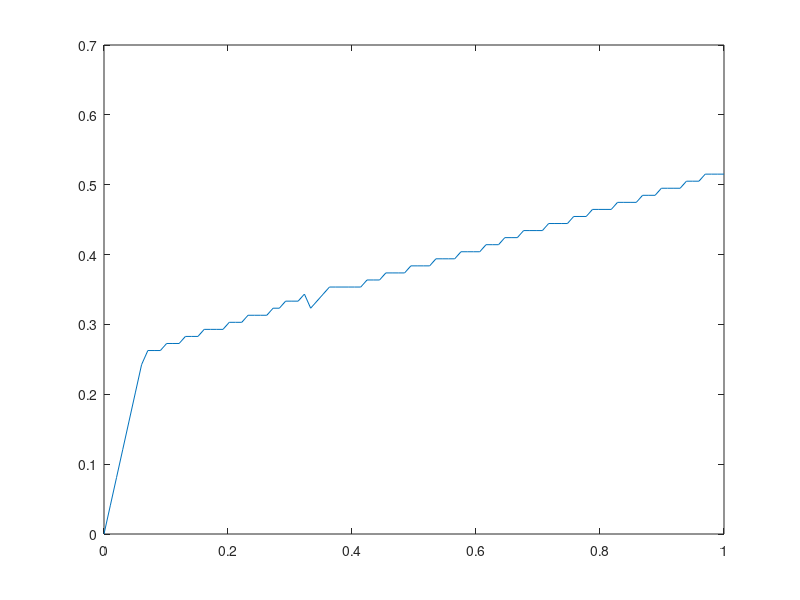

The MATLAB source for this figure:
clear 
clc
a = 1;
A = 4;
beta = 0.9;

k_lower = 0;
k_bar = 1/a;

N = 100;
X = linspace(k_lower,k_bar,N);

% dont need that big of a value funciton :), this is your "guess"
V = zeros(N, 1);
policy = zeros(N,1);
Iterations = 10;
for m = 1:Iterations
    % F can be as big as you had it, but it doesnt need to be.
    % it is the temporary matrix searching for a max. It is re made
    % every iteration. It can be zeros too. 
    F = zeros(N,1);
    for i = 1:N
         k = X(i);   %k is current capital
    for j = 1:N;
            k_next = X(j);    %k_next is next period's capital
            
            % Wait! this was backwards!! I switched so now it 
            % works. If Ak is less than kprime its negative.
            if (A*k) < k_next  
                % This above condition means consumption negative,
                % thats bad, make sure its never a max. 
                F(j,1) = -99999*999999;
            else
                % youll want an else to get when the above
                % condition doesnt hold. 
                utility = (A*k - k_next) - (a/2)*((A*k - k_next)^2);
                % makes sure you get the value of the jth period
                F(j,1) = utility + beta*V(j,1);    
            end
            % Now that the inner loop is done, you have performed
            % an iteration of the Bellman, put the max in the ith
            % place of the V
            
    end
    [V(i,1), indx] = max(F);
    policy(i,1) = X(indx);
    end
end
plot(X, V)
plot(X, policy)